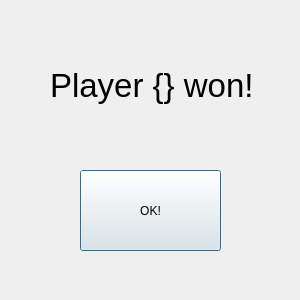
<?xml version="1.0" encoding="UTF-8"?>
<ui version="4.0">
 <class>Dialog</class>
 <widget class="QDialog" name="Dialog">
  <property name="geometry">
   <rect>
    <x>0</x>
    <y>0</y>
    <width>300</width>
    <height>300</height>
   </rect>
  </property>
  <property name="minimumSize">
   <size>
    <width>300</width>
    <height>300</height>
   </size>
  </property>
  <property name="maximumSize">
   <size>
    <width>300</width>
    <height>300</height>
   </size>
  </property>
  <property name="windowTitle">
   <string>Player {} won!</string>
  </property>
  <widget class="QPushButton" name="pushButton">
   <property name="geometry">
    <rect>
     <x>80</x>
     <y>170</y>
     <width>141</width>
     <height>81</height>
    </rect>
   </property>
   <property name="cursor">
    <cursorShape>PointingHandCursor</cursorShape>
   </property>
   <property name="text">
    <string>OK!</string>
   </property>
  </widget>
  <widget class="QLabel" name="label">
   <property name="geometry">
    <rect>
     <x>50</x>
     <y>20</y>
     <width>261</width>
     <height>131</height>
    </rect>
   </property>
   <property name="font">
    <font>
     <pointsize>25</pointsize>
    </font>
   </property>
   <property name="text">
    <string>Player {} won!</string>
   </property>
  </widget>
 </widget>
 <resources/>
 <connections/>
</ui>
